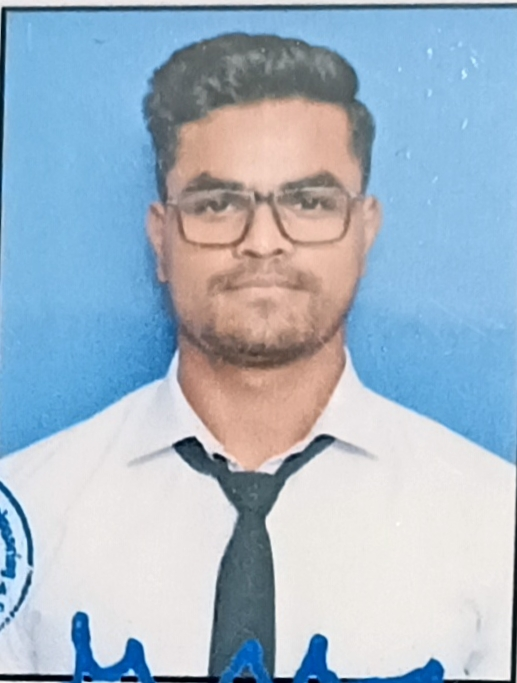
#> input picture IP/IP/lab 4/MyPhoto.jpg, 517 x 683 px
$ jupyter execute 'lab 4.ipynb'   (older library calls are emulated)
#> lines starting #> are read from the running program, lines starting #| are printed output that depends on the picture
[cell 1]
import cv2
import matplotlib.pyplot as plt

# Read image dataset

[cell 2]
img = cv2.imread("MyPhoto.jpg")
#> img is the input picture: shape (683, 517, 3); mean B, G, R 198.6, 182.3, 164.1

[cell 3]
plt.imshow(img, cmap='gray')
plt.title('Original Image')
plt.show()

# Sobel edge detection

[cell 4]
image_gray = cv2.cvtColor(img, cv2.COLOR_BGR2GRAY)
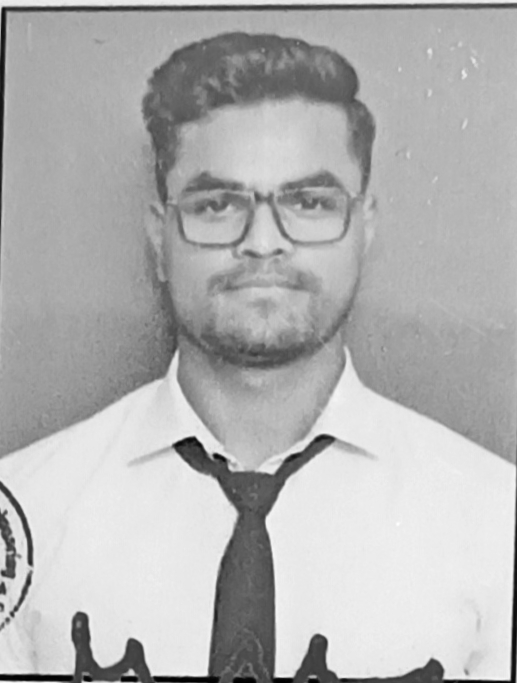
#> image_gray: shape (683, 517); min 1, max 253, mean 178.7
image_blur = cv2.GaussianBlur(image_gray, (3,3), 0)
sobelxy = cv2.Sobel(src=image_blur, ddepth=cv2.CV_64F, dx=1, dy=1, ksize=5)
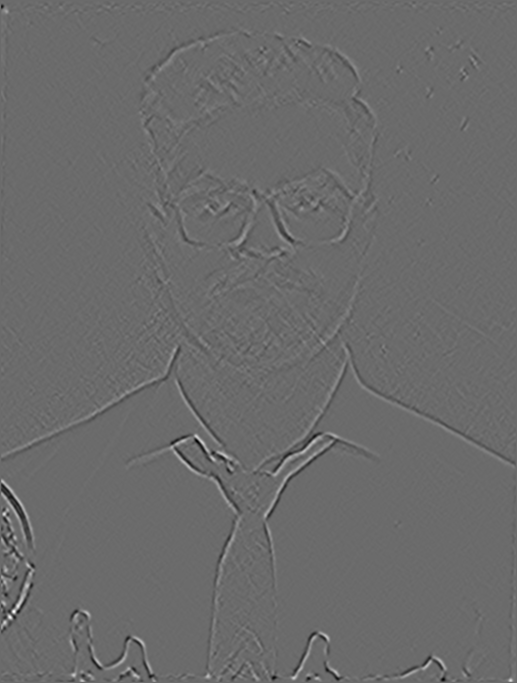
#> sobelxy: shape (683, 517) float64; min -984, max 1353, mean 0; drawn with min black and max white
sobelxy = cv2.convertScaleAbs(sobelxy)
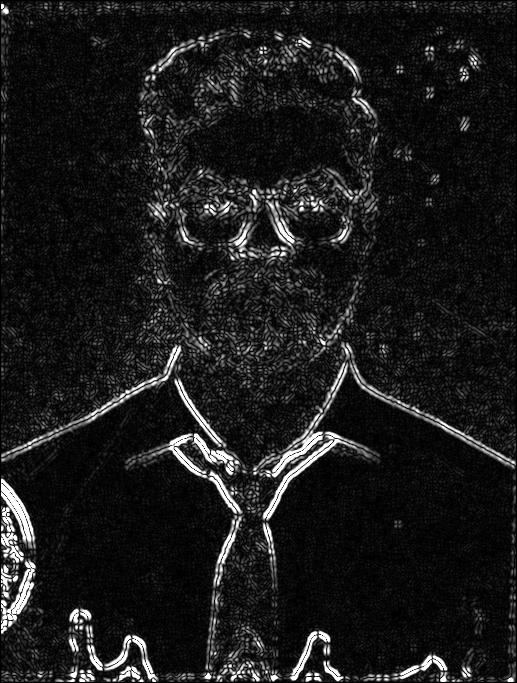
#> sobelxy: shape (683, 517); min 0, max 255, mean 27

plt.imshow(sobelxy, cmap='gray')
plt.title('Sobel Edge')
plt.show()

# Canny edge detection

[cell 5]
image_gray = cv2.cvtColor(img, cv2.COLOR_BGR2GRAY)
image_blur = cv2.GaussianBlur(image_gray, (3,3), 0)
edges = cv2.Canny(image_blur, 50, 50)
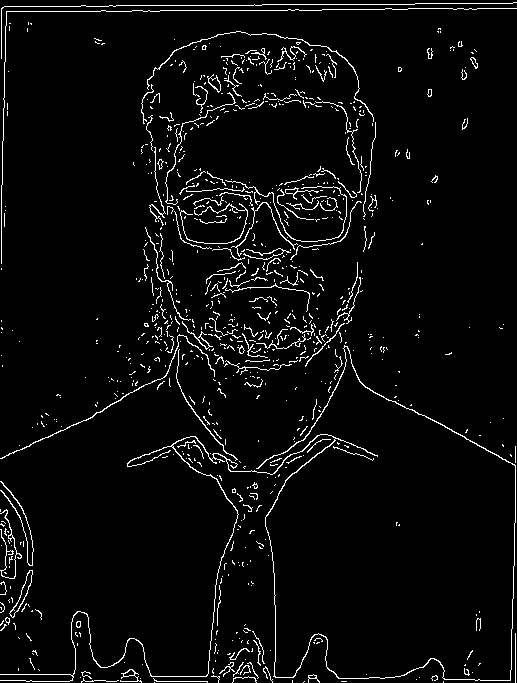
#> edges: shape (683, 517); 4.1% white in thin lines or dots

plt.imshow(edges, cmap='gray')
plt.title('Canny Edge')
plt.show()

# Laplacian edge detection

[cell 6]
image_gray = cv2.cvtColor(img, cv2.COLOR_BGR2GRAY)
image_blur = cv2.GaussianBlur(image_gray, (3,3), 0)
edges = cv2.Laplacian(image_blur, cv2.CV_64F)
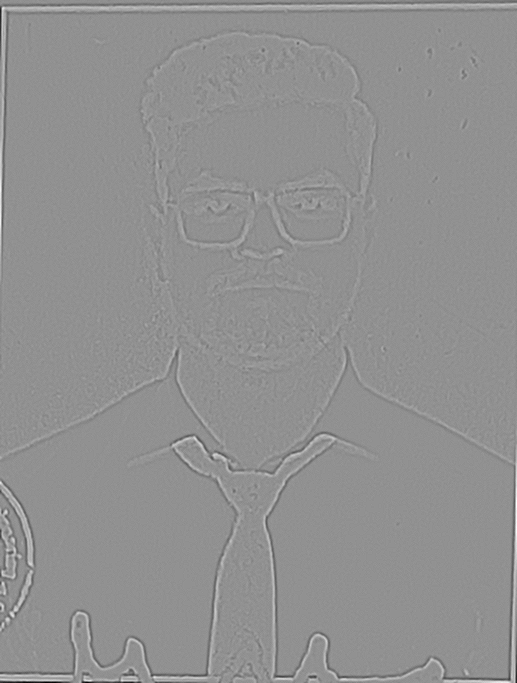
#> edges: shape (683, 517) float64; min -107, max 81, mean 0; drawn with min black and max white
edges = cv2.convertScaleAbs(edges)
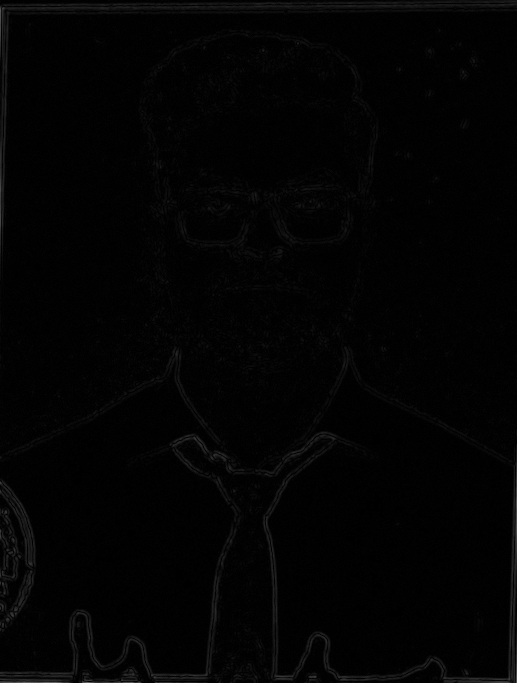
#> edges: shape (683, 517); min 0, max 107, mean 3

plt.imshow(edges, cmap='gray')
plt.title('Laplacian Edge')
plt.show()

$ run again, with IP/IP/lab 4/WhatsApp Image 2024-04-05 at 12.16.14_cd6ef870.jpg copied over IP/IP/lab 4/MyPhoto.jpg
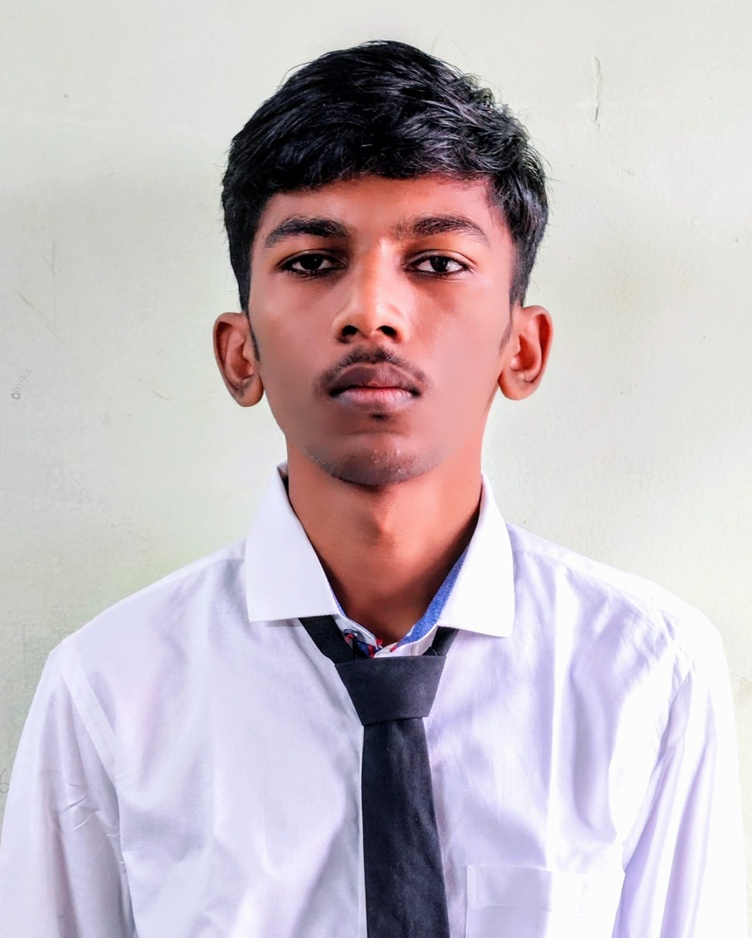
#> input picture IP/IP/lab 4/WhatsApp Image 2024-04-05 at 12.16.14_cd6ef870.jpg, 752 x 938 px, shrunk from 1284 x 1600 before the run
#> img is the input picture: shape (938, 752, 3); mean B, G, R 192.9, 187.2, 197.6
#> `sobelxy = cv2.Sobel(src=image_blur, ddepth=cv2.CV_64F, dx=1, dy=1, ksi..`:
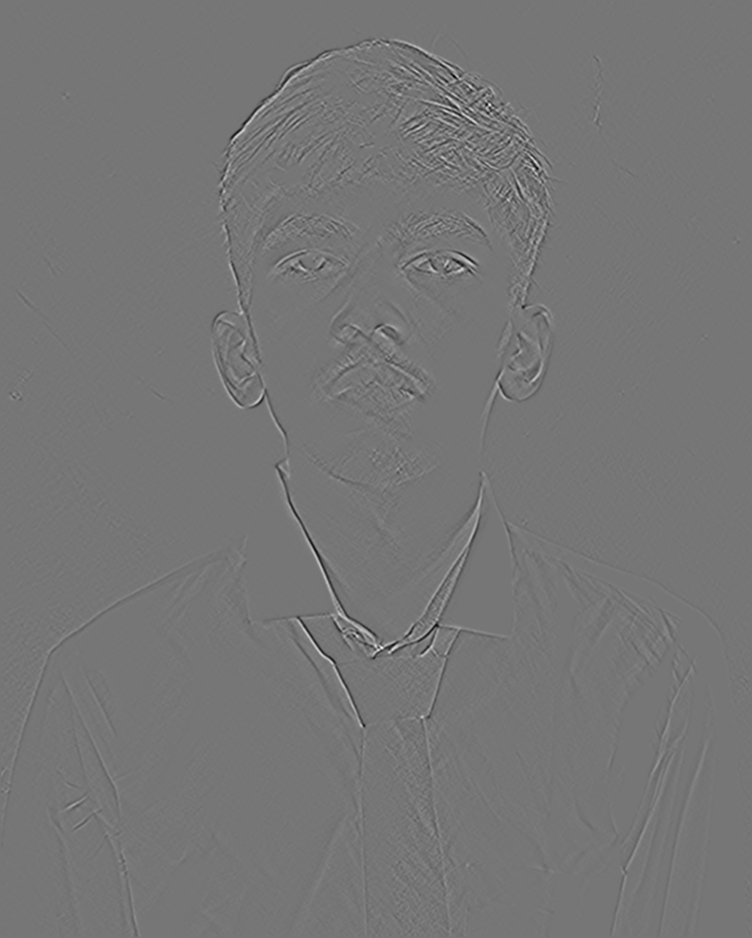
#> sobelxy: shape (938, 752) float64; min -1271, max 1466, mean 0; drawn with min black and max white
#> `edges = cv2.convertScaleAbs(edges)`:
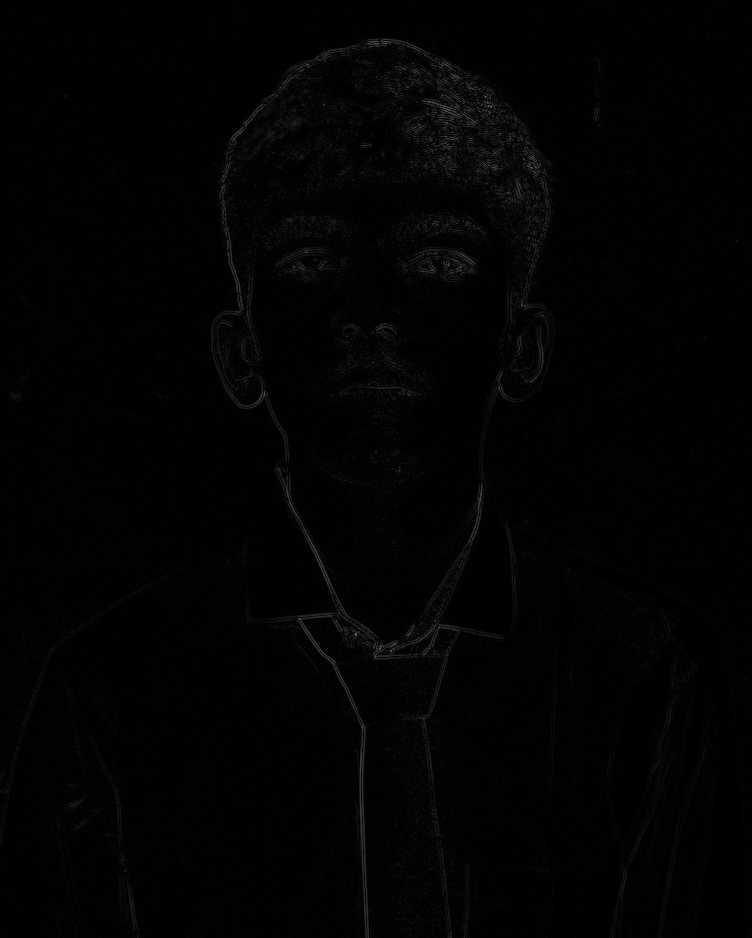
#> edges: shape (938, 752); min 0, max 125, mean 2.5
